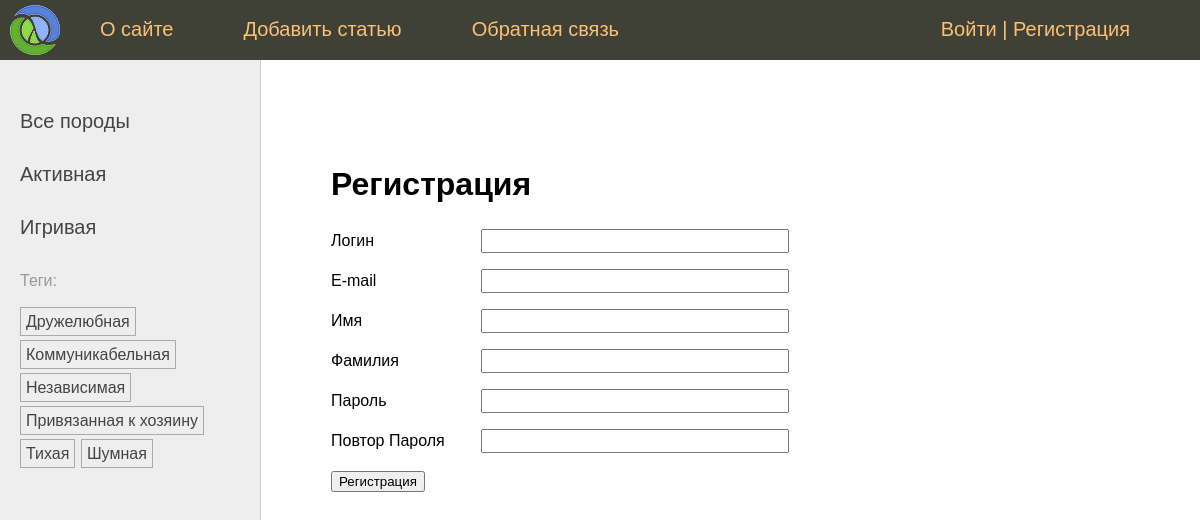
The page /users/register/ on the database its author committed.
### cats/models.py (models this page shows, shortened)
class Species(models.Model):
    name = models.CharField(
        max_length=100,
        db_index=True,
        verbose_name="Породы"
        )
    slug = models.SlugField(
        max_length=255,
        unique=True,
        db_index=True
        )
    class Meta:
        verbose_name = "Порода"
        verbose_name_plural = "Породы"
    def get_absolute_url(self):
        return reverse("species", kwargs={"spec_slug": self.slug})

class TagPost(models.Model):
    tag = models.CharField(
        max_length=100,
        db_index=True,
        )
    slug = models.SlugField(
        max_length=255,
        unique=True,
        )
    def get_absolute_url(self):
        return reverse("tag", kwargs={"tag_slug": self.slug})

### users/views.py (the view)
# urls.py: path('register/', views.RegisterUser.as_view(), name='register'),
class RegisterUser(CreateView):
    form_class = RegisterUserForm
    template_name = "users/register.html"
    extra_context = {"title": "Регистрация"}
    success_url = reverse_lazy("users:login")

### users/forms.py (shortened to what this page needs)
class RegisterUserForm(UserCreationForm):
    style_text = forms.TextInput(attrs={"class": "form-input"})
    style_password = forms.PasswordInput(attrs={"class": "form-input"})
    username = forms.CharField(
        label="Логин",
        widget=style_text,
        )
    password1 = forms.CharField(
        label="Пароль",
        widget=style_password,
        )
    password2 = forms.CharField(
        label="Повтор Пароля",
        widget=style_password,
        )
    class Meta:
        model = get_user_model()
        style_text = forms.TextInput(attrs={"class": "form-input"})
        style_password = forms.PasswordInput(attrs={"class": "form-input"})
        fields = [
            "username",
            "email",
            "first_name",
            "last_name",
            "password1",
            "password2"
            ]
        labels = {
            "email": "E-mail",
            "first_name": "Имя",
            "last_name": "Фамилия",
        }
        widgets = {
            "email": style_text,
            "first_name": style_text,
            "last_name": style_text,
        }

### cats/templatetags/cat_tags.py (called while the page is built)
@register.inclusion_tag("cats/list_categories.html")
def show_categories(spec_selected=0):
    specs = Species.objects.annotate(total=Count("posts")).filter(posts__is_published=True).filter(total__gt=0)
    return {"specs": specs, "spec_selected": spec_selected}

@register.inclusion_tag("cats/list_tags.html")
def show_all_tags():
    return {"tags": TagPost.objects.annotate(total=Count("tags")).filter(total__gt=0)}

### users/context_processors.py (called while the page is built)
def get_cat_context(requset):
    return {"mainmenu": menu}

### users/templates/users/register.html (shortened to what this page needs)
{% extends 'base.html' %}
{% block content %}
<h1>{{ title }}</h1>
<form method="post">
    {% for f in form %}
    <p><label class="form-label" for="{{ f.id_for_label }}">{{ f.label }}</label>{{ f }}</p>
    {% endfor %}
    <p><button type="submit">Регистрация</button></p>
</form>
{% endblock %}

### cats/templates/cats/list_categories.html
{% for spec in specs%}
    {% if spec.pk == spec_selected %}
        <li class="selected">{{ spec.name }}</li>
    {% else %}
        <li><a href="{{ spec.get_absolute_url }}">{{ spec.name }}</a></li>
    {% endif %}
{% endfor %}

### cats/templates/cats/list_tags.html
{% if tags %}
    <p>Теги:</p>
    <ul class="tags-list">
        {% for t in tags %}
            <li><a href="{{t.get_absolute_url}}">{{t.tag}}</a></li>
        {% endfor %}
    </ul>
{% endif %}

### cats/static/cats/css/styles.css (style rules this page uses)
html, body { font-family: 'Arial'; margin: 0; padding: 0; height: 100%; width: 100%; color: #444; }
a { color: #0059b2; text-decoration: none; }
.left-chapters ul { width: 230px; margin: 0; padding: 20px 10px 10px 20px; list-style: none; font-size: 20px; }
.left-chapters ul li { margin: 30px 0 0 0; color: #999; }
.left-chapters ul li a { color: #444; text-decoration: none; }
ul.tags-list { width: 100%; margin: 0; padding: 0; list-style: none; }
ul.tags-list li { margin: 0; padding: 0 0 10px; display: inline-block; }
ul.tags-list li a { padding: 5px; font-size: 16px; border: 1px solid #aaa; }
.content-text h1 { font-size: 32px; }
.form-input { width: 300px; font-size: 16px; }
.form-label { display: inline-block; min-width: 150px; vertical-align: top; }
h1 { font-family: Arial, sans-serif; font-size: 24px; font-weight: bold; line-height: 1.5; }
p { font-family: Verdana, sans-serif; font-size: 16px; line-height: 1.5; }

### rows shown on the page
Species: name "Активная"
Species: name "Игривая"
TagPost: tag "Дружелюбная"
TagPost: tag "Коммуникабельная"
TagPost: tag "Независимая"
TagPost: tag "Привязанная к хозяину"
TagPost: tag "Тихая"
TagPost: tag "Шумная"

### other values the page prints
{{ m.title }} "О сайте" "Добавить статью" "Обратная связь"
{{ title }} "Регистрация"
{{ f.label }} "Логин" "E-mail" "Имя" "Фамилия" "Пароль" "Повтор Пароля"
